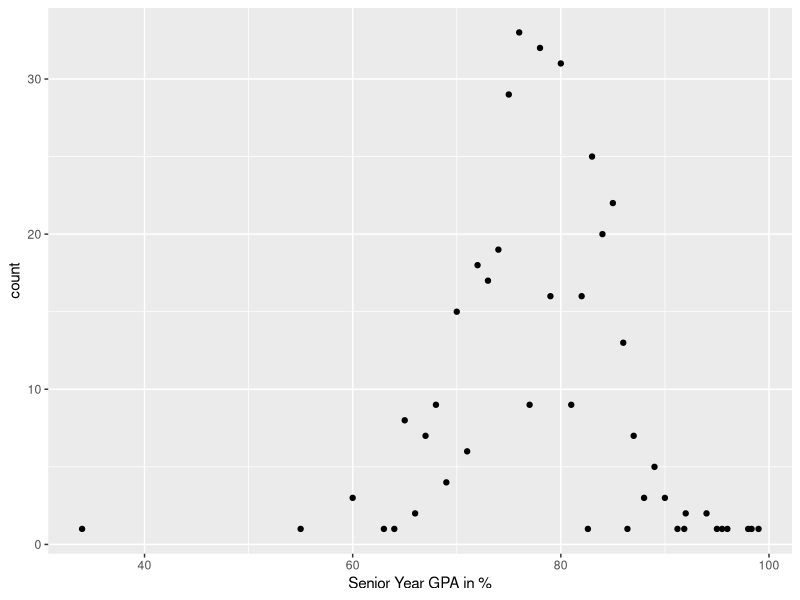
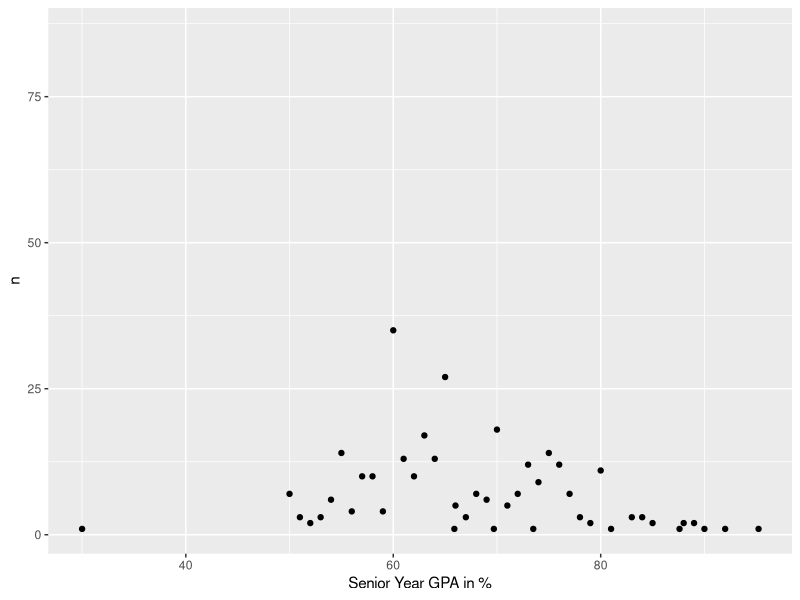
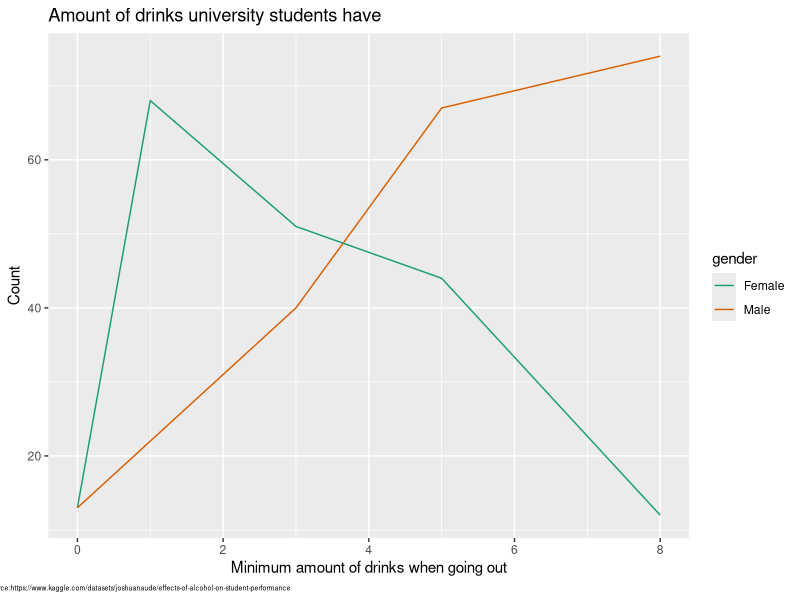
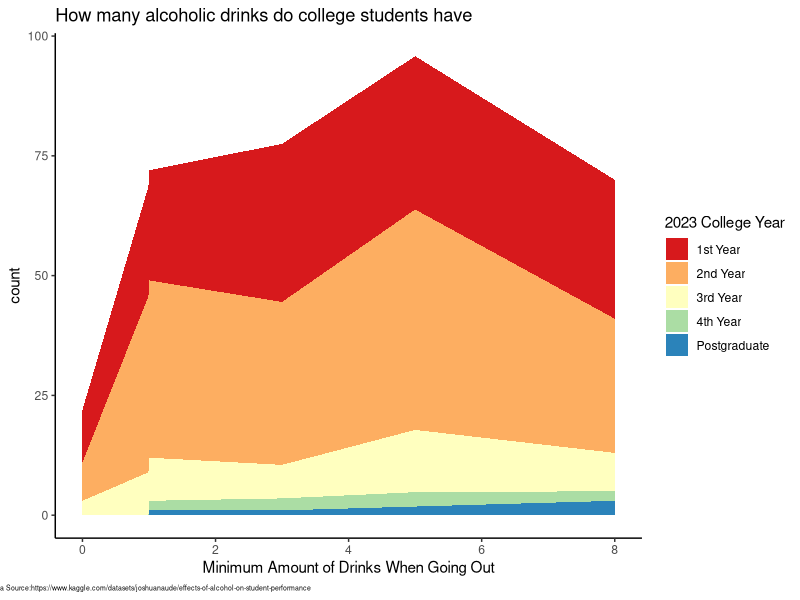
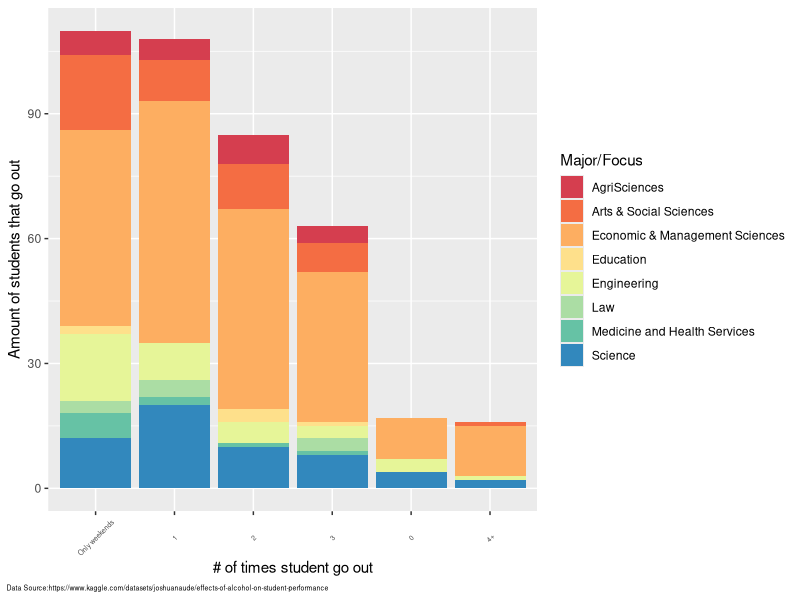
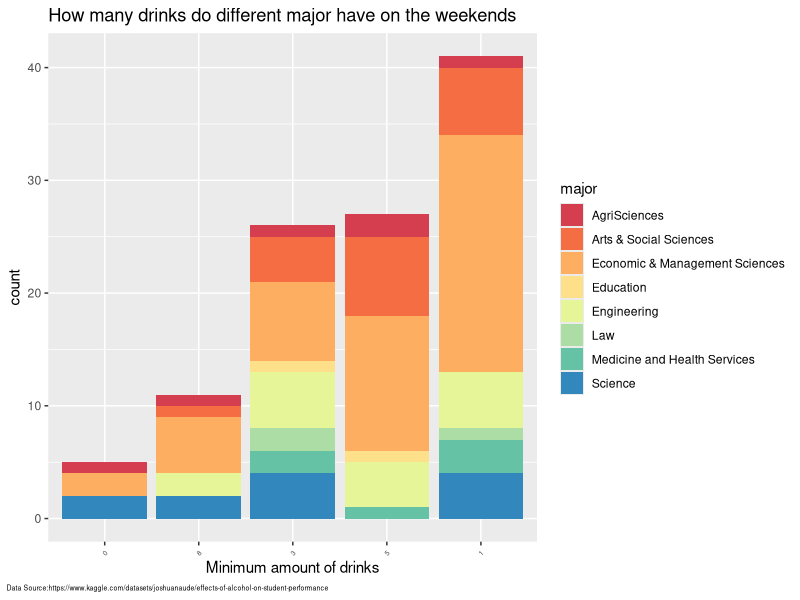

These charts were generated, in order, by the following R code:
## ---- chunk 1
knitr::opts_chunk$set(echo = TRUE)
## ---- chunk 2
library(tidyr)
library(ggplot2)
library(dplyr)
library(readr)
library(lubridate)
library(stringr)
library(forcats)

## ---- chunk 3
drinksDS <- read_csv("Stats survey.csv")

drinksDS %>% 
  variable.names()
drinksDS_clean <- drinksDS %>% 
  rename(gender = "Your Sex?", 
         collegeYear2023 = "What year were you in last year (2023) ?", 
         grade12GPA = "Your Matric (grade 12) Average/ GPA (in %)", 
         major = "What faculty does your degree fall under?", 
         "2023GPA" = "Your 2023 academic year average/GPA in % (Ignore if you are 2024 1st year student)", 
         accomodationStatus2023 = "Your Accommodation Status Last Year (2023)", 
         monthlyAllowance2023 = "Monthly Allowance in 2023", 
         scholarship2023 = "Were you on scholarship/bursary in 2023?", 
         studyTime = "Additional amount of studying (in hrs) per week", 
         partyTime = "How often do you go out partying/socialising during the week?", 
         drinks = "On a night out, how many alcoholic drinks do you consume?", 
         missedClasses = "How many classes do you miss per week due to alcohol reasons, (i.e: being hungover or too tired?)", 
         failedModules = "How many modules have you failed thus far into your studies?", 
         relationshipStatus = "Are you currently in a romantic relationship?", 
         parentApproval = "Do your parents approve alcohol consumption?", 
         parentRelationship = "How strong is your relationship with your parent/s?") %>% 
  separate(drinks, c("minDrinks", "maxDrinks"), sep = "-", remove = FALSE, convert = TRUE) %>% 
  mutate(minDrinks = as.numeric(str_remove(minDrinks, "\\+"))) %>% 
  select(-Timestamp) %>% 
  as_tibble()

## ---- chunk 4
drinksDS_clean %>% 
  summary()
## ---- chunk 5
drinksDS_clean %>% 
  count(major)
## ---- chunk 6
drinksDS_clean %>%
  count(gender)
## ---- chunk 7
drinksDS_clean %>% 
  count(collegeYear2023)

## ---- chunk 8
drinksDS_clean %>% 
  count(accomodationStatus2023)
## ---- chunk 9
drinksDS_clean %>% 
  count(partyTime, sort = TRUE)
## ---- chunk 10

drinksDS_clean %>% 
  count(monthlyAllowance2023)

## ---- chunk 11
drinksDS_clean %>% 
  count(relationshipStatus)
## ---- chunk 12
drinksDS_clean %>% 
  count(failedModules)
## ---- chunk 13
drinksDS_clean %>% 
  count(parentApproval)
## ---- chunk 14
drinksDS_clean %>% 
  group_by(grade12GPA) %>% 
  summarise(count = n()) %>% 
  ggplot() + 
  geom_point(aes(grade12GPA, count)) + 
  labs(x = "Senior Year GPA in %") 
## ---- chunk 15
drinksDS_clean %>% 
  count(`2023GPA`) %>% 
  ggplot() + 
  geom_point(aes(`2023GPA`, n)) + 
  labs(x = "Senior Year GPA in %")
## ---- chunk 16
drinksDS_clean %>%
  count(gender)

studentGender <- drinksDS_clean %>%
  select(gender) %>% 
  filter(gender %in% c("Female", 
                       "Male")) %>% 
  mutate(gender = fct_drop(gender))

studentGender_table <- table(studentGender)
View(studentGender_table) 

chisq.test(studentGender_table)
## ---- chunk 17
drinksDS_clean %>% 
  group_by(gender) %>% 
  filter(gender != is.na(gender)) %>% 
  count(gender, minDrinks) %>% 
  ggplot(aes(minDrinks, n, color = gender)) +
  geom_line() +
  labs(x = "Minimum amount of drinks when going out", 
       y = "Count", 
       title = "Amount of drinks university students have", caption = "Data Source:https://www.kaggle.com/datasets/joshuanaude/effects-of-alcohol-on-student-performance") + 
  theme(plot.caption = element_text(size = 5, hjust = -.25))+
  scale_color_brewer(palette = "Dark2")
## ---- chunk 18
drinksDS_clean %>% 
  select(collegeYear2023, `2023GPA`, major, grade12GPA, studyTime, partyTime, minDrinks) %>% 
  group_by(collegeYear2023, minDrinks) %>% 
  filter(collegeYear2023 != is.na(collegeYear2023)) %>% 
  summarise(count = n()) %>% 
  ggplot() + 
  geom_area(aes(minDrinks, count, fill = collegeYear2023)) + 
  theme_classic() +
  labs(x = "Minimum Amount of Drinks When Going Out", fill = "2023 College Year", title = "How many alcoholic drinks do college students have", caption = "Data Source:https://www.kaggle.com/datasets/joshuanaude/effects-of-alcohol-on-student-performance") + 
  theme(plot.caption = element_text(size = 5, hjust = -.25)) +
  scale_fill_brewer(palette = "Spectral")

## ---- chunk 19
drinksDS_clean %>%
  group_by(partyTime, major) %>%
  filter(major != is.na(major)) %>% 
  count(partyTime, major, sort = TRUE) %>% 
  ggplot(aes(fct_reorder(partyTime, n, .fun = sum, .desc = TRUE), n, fill = major)) + 
  geom_col() + 
  labs(x = "# of times student go out", 
       y = "Amount of students that go out", 
       fill = "Major/Focus",
  caption = "Data Source:https://www.kaggle.com/datasets/joshuanaude/effects-of-alcohol-on-student-performance") + 
  theme(plot.caption = element_text(size = 5, hjust = -.25),
        axis.text.x = element_text(angle = 45, size = 5, vjust = .5))+
  scale_fill_brewer(palette = "Spectral")

  
## ---- chunk 20
drinksDS_clean %>% 
  filter(partyTime == "Only weekends", 
         major != is.na(major)) %>%  
  count(major, minDrinks) %>% 
  mutate(minDrinks = reorder(minDrinks, n, FUN = sum)) %>% 
  ggplot(aes(minDrinks, n, fill = major)) + 
  geom_col(aes()) + 
  labs(title = "How many drinks do different major have on the weekends", 
       x = "Minimum amount of drinks", 
       y = "count", 
       caption = "Data Source:https://www.kaggle.com/datasets/joshuanaude/effects-of-alcohol-on-student-performance")+
  theme(plot.caption = element_text(size = 5, hjust = -.25),
        axis.text.x = element_text(angle = 45, size = 5, vjust = .5))+
  scale_fill_brewer(palette = "Spectral")

